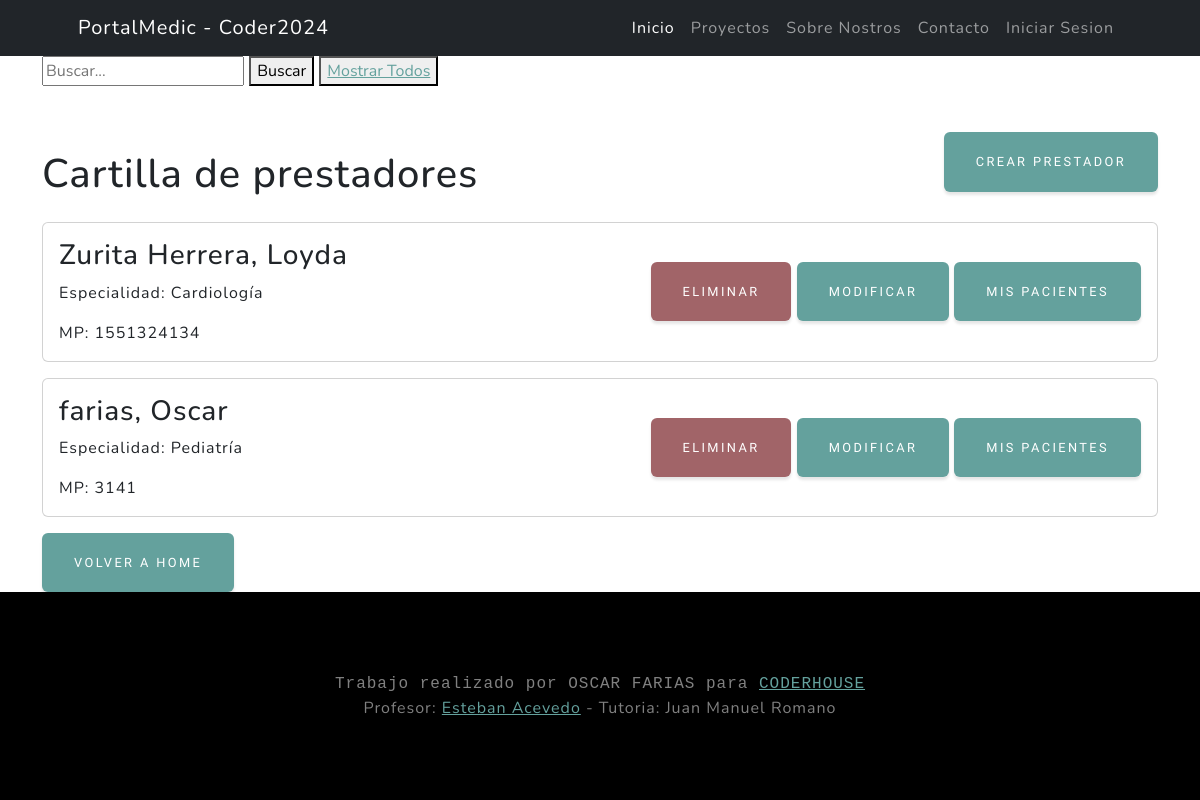
Before: /medicos/medicos/list with the older database file.
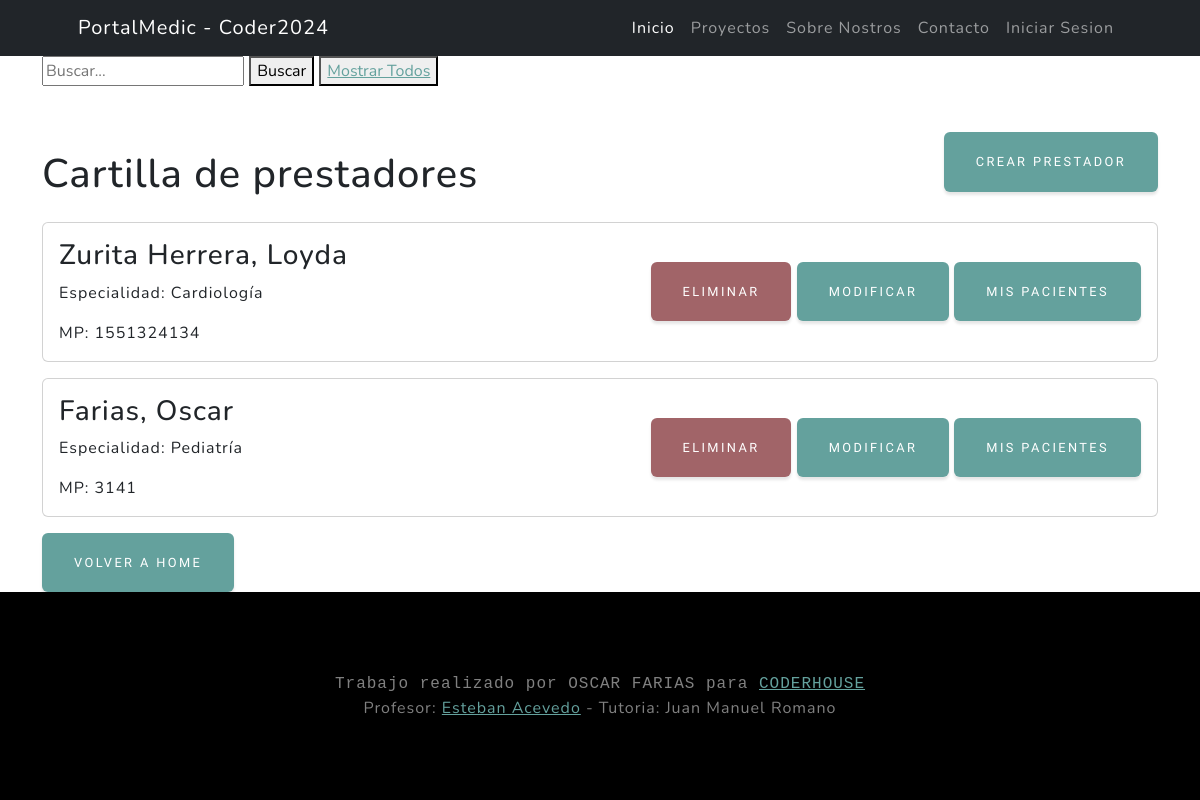
After: the same page with the newer database file.
### medicos/models.py (models this page shows, shortened)
class Medicos(models.Model):
    nombre = models.CharField(max_length=100, null=False, blank=True)
    apellido = models.CharField(max_length=100, null=False, blank=True)
    DNI = models.PositiveIntegerField(unique=True,null=True)
    nacionalidad= models.ForeignKey(Nacionalidad, on_delete=models.SET_NULL, null=True)
    matricula = models.PositiveIntegerField(unique=True, null=False, blank=False,verbose_name="Matricula Nacional")
    especialidad = models.ForeignKey(Especialidad, on_delete=models.SET_NULL, null=True)
    class Meta:
        verbose_name = "Medicos"
        verbose_name_plural = "Medicos"

class Especialidad(models.Model):
    especialidad = models.CharField(max_length=50, unique=True)
    def __str__(self) -> str:
        return self.especialidad
    class Meta:
        verbose_name = "Especialidad"
        verbose_name_plural = "Especialidades"

### medicos/views.py (the view)
# urls.py: path("medicos/list", medicos_list ,name="medicos_list"),
def medicos_list(request):
    query = request.GET.get('busqueda', '')
    if query:
        medicos = Medicos.objects.filter(
            Q(nombre__icontains=query) |
            Q(apellido__icontains=query) |
            Q(DNI__icontains=query)
        )
    else:
        medicos = Medicos.objects.all()
    return render(request, 'medicos/medicos_list.html', {'medicos': medicos})

### medicos/templates/medicos/medicos_list.html (shortened to what this page needs)
{% extends 'core/base.html' %}
{% block content %}
<div class="container">
    <div class="pb-lg-3">
        <form action="{% url 'medicos:medicos_list' %}" method="get">
            <input type="" name="busqueda" placeholder="Buscar...">
            <button class="" type="submit">Buscar</button>
            <button class="" type="submit"><a href="{% url 'medicos:medicos_list' %}">Mostrar Todos</a></button>
        </form>
    </div>
    <div class="d-flex justify-content-between align-items-center">
        <h1 class="mt-5 mb-4">Cartilla de prestadores</h1>
        <a href="{% url 'medicos:medicos_create'%}" class="btn btn-primary">Crear Prestador</a>
    </div>
    {% if medicos %}
    {% for medico in medicos %}
    <div class="card mb-3">
        <div class="card-body d-flex justify-content-between align-items-center">
            <div>
                <h3 class="card-title">{{medico.apellido}}, {{ medico.nombre }}</h3>
                <p class="card-text">Especialidad: {{ medico.especialidad }}</p>
                <p class="card-text">MP: {{ medico.matricula }}</p>
            </div>
            <div>
                <form method="post" action="{% url 'medicos:medicos_confirm_delete' pk=medico.id%}">
                    <button type="submit" class="btn btn-danger">Eliminar</button>
                    <a href="{% url 'medicos:medicos_update' pk=medico.id%}" class="btn btn-primary">Modificar</a>
                    <a href="{% url 'pacientes:pacientes_list'%}" class="btn btn-primary">Mis Pacientes</a>
                </form>
            </div>
        </div>
    </div>
    {% endfor %}
    {% else %}
    <h1 class="text-center">No se han encontrado resultados</h1>
    {% endif %}
    <a href="{% url 'core:index' %}" class="btn btn-primary">Volver a HOME</a>
</div>
{% endblock content %}

Changed rows visible on the page:
changed Medicos "Oscar": apellido "farias" → "Farias"
